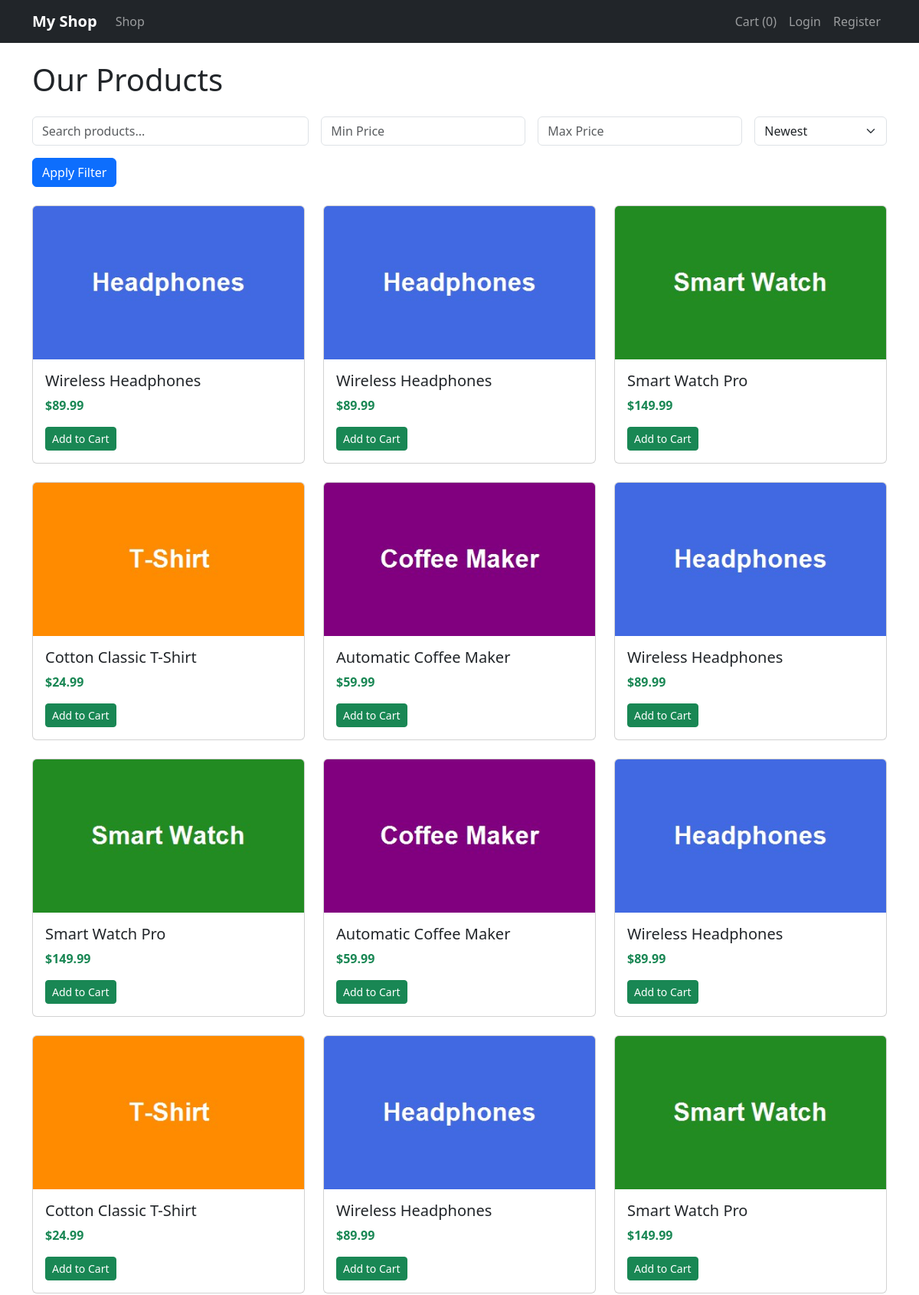
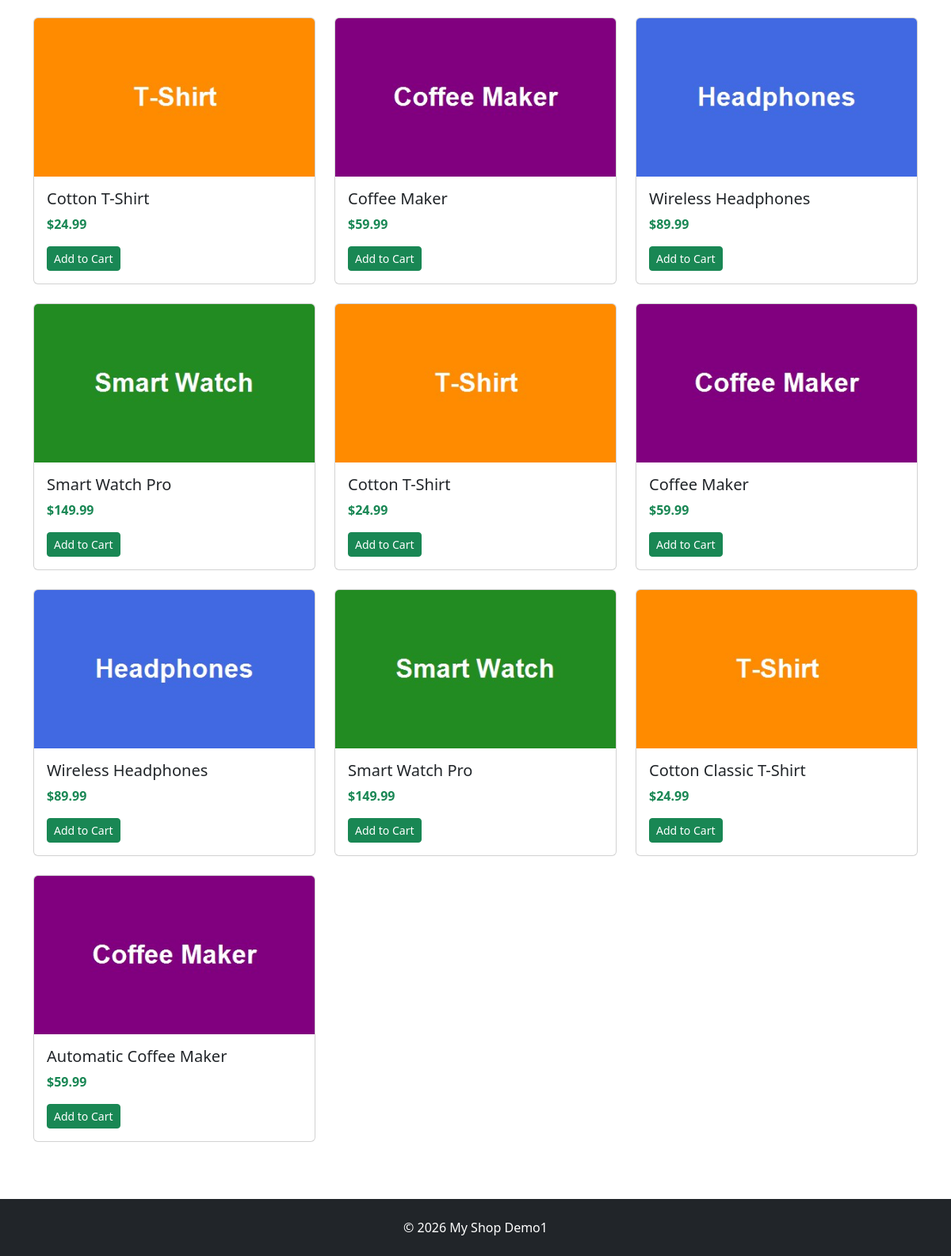
The page / on the database its author committed (2 pictures, top to bottom).
### tables this page shows
CREATE TABLE `products` (
  `id` int(11) NOT NULL,
  `name` varchar(255) NOT NULL,
  `description` text DEFAULT NULL,
  `price` decimal(10,2) NOT NULL,
  `stock` int(11) NOT NULL DEFAULT 0,
  `category_id` int(11) DEFAULT NULL,
  `image` varchar(255) DEFAULT NULL,
  `featured` tinyint(1) DEFAULT 0,
  `created_at` timestamp NOT NULL DEFAULT current_timestamp()
);

### controllers/ProductController.php (called while the page is built, shortened)
<?php
class ProductController {
    public function index() {
        $search = $_GET["search"] ?? "";
        $minPrice = $_GET["min_price"] ?? null;
        $maxPrice = $_GET["max_price"] ?? null;
        $sort = $_GET["sort"] ?? "newest";
        $productModel = new Product();
        $products = $productModel->getAll($search, null, $minPrice, $maxPrice, $sort);
        require "views/products/index.php";
    }
}
?>

### includes/helpers.php (called while the page is built, shortened)
<?php
function isLoggedIn() { return isset($_SESSION["user_id"]); }
function getCart() { return $_SESSION["cart"] ?? []; }
?>

### models/Product.php (called while the page is built, shortened)
<?php
class Product {
    private $pdo;
    public function __construct() { global $pdo; $this->pdo = $pdo; }
    public function getAll($search = "", $categoryId = null, $minPrice = null, $maxPrice = null, $sort = "newest") {
        $sql = "SELECT p.*, c.name as category_name FROM products p
                LEFT JOIN categories c ON p.category_id = c.id WHERE 1=1";
        $params = [];
        switch ($sort) {
            default: $sql .= " ORDER BY p.created_at DESC";
        }
        $stmt = $this->pdo->prepare($sql);
        $stmt->execute($params);
        return $stmt->fetchAll();
    }
}
?>

### views/products/index.php (the view, shortened to what this page needs)
<?php require "views/layouts/header.php"; ?>
<h1 class="mb-4">Our Products</h1>
<form method="GET" class="mb-4">
    <div class="row g-3">
        <div class="col-md-4">
            <input type="text" name="search" class="form-control" placeholder="Search products..." value="<?php echo htmlspecialchars($_GET['search'] ?? ""); ?>">
        </div>
        <div class="col-md-3">
            <input type="number" name="min_price" class="form-control" placeholder="Min Price" value="<?php echo htmlspecialchars($_GET['min_price'] ?? ""); ?>">
        </div>
        <div class="col-md-3">
            <input type="number" name="max_price" class="form-control" placeholder="Max Price" value="<?php echo htmlspecialchars($_GET['max_price'] ?? ""); ?>">
        </div>
        <div class="col-md-2">
            <select name="sort" class="form-select">
                <option value="newest">Newest</option>
            </select>
        </div>
        <div class="col-md-12">
            <button class="btn btn-primary" type="submit">Apply Filter</button>
        </div>
    </div>
</form>
<div class="row">
    <?php foreach ($products as $p): ?>
    <div class="col-md-4 mb-4">
        <div class="card h-100">
            <?php if ($p['image']): ?>
                <a href="<?php echo BASE_URL; ?>index.php?controller=product&action=show&id=<?php echo $p['id']; ?>">
                    <img src="<?php echo BASE_URL; ?>public/uploads/products/<?php echo $p['image']; ?>"
                         class="card-img-top" style="height:200px; object-fit:cover;">
                </a>
            <?php endif; ?>
            <div class="card-body">
                <h5 class="card-title">
                    <a href="<?php echo BASE_URL; ?>index.php?controller=product&action=show&id=<?php echo $p['id']; ?>"
                       class="text-decoration-none text-dark">
                        <?php echo htmlspecialchars($p['name']); ?>
                    </a>
                </h5>
                <p class="text-success fw-bold">$<?php echo number_format($p['price'], 2); ?></p>
                <form method="POST" action="<?php echo BASE_URL; ?>index.php?controller=cart&action=add">
                    <button type="submit" class="btn btn-success btn-sm">Add to Cart</button>
                </form>
            </div>
        </div>
    </div>
    <?php endforeach; ?>
</div>
<?php require "views/layouts/footer.php"; ?>

### index.php (shortened to what this page needs)
<?php
require_once "config/database.php";
require_once "includes/helpers.php";
require_once "models/Product.php";
require_once "controllers/ProductController.php";
$controller = $_GET["controller"] ?? "product";
$action = $_GET["action"] ?? "index";
$ctrlName = ucfirst($controller)."Controller";
if (class_exists($ctrlName)) {
    $ctrl = new $ctrlName();
    if (method_exists($ctrl, $action)) {
        $ctrl->$action();
    } else {
        echo "Action '$action' not found in controller.";
    }
} else {
    echo "Controller '$ctrlName' not found.";
    (new ProductController())->index();
}
?>

### views/layouts/header.php (shortened to what this page needs)
<?php
require_once __DIR__ . "/../../includes/helpers.php";
?>
<!DOCTYPE html>
<html lang="en">
<head>
    <link href="https://cdn.jsdelivr.net/npm/bootstrap@5.3.3/dist/css/bootstrap.min.css" rel="stylesheet">
</head>
<body>
    <nav class="navbar navbar-expand-lg navbar-dark bg-dark">
        <div class="container">
            <a class="navbar-brand fw-bold" href="<?php echo BASE_URL; ?>">My Shop</a>
            <ul class="navbar-nav me-auto">
                <li class="nav-item"><a class="nav-link" href="<?php echo BASE_URL; ?>index.php?controller=product&action=index">Shop</a></li>
            </ul>
            <ul class="navbar-nav align-items-center">
                <li class="nav-item">
                    <a class="nav-link" href="<?php echo BASE_URL; ?>index.php?controller=cart&action=index">
                        Cart (<?php echo count(getCart()); ?>)
                    </a>
                </li>
                <?php if (isLoggedIn()): ?>
                    <li class="nav-item"><a class="nav-link" href="<?php echo BASE_URL; ?>index.php?controller=order&action=index">My Orders</a></li>
                    <li class="nav-item"><a class="nav-link" href="<?php echo BASE_URL; ?>index.php?controller=wishlist&action=index">Wishlist</a></li>
                    <li class="nav-item"><a class="nav-link" href="<?php echo BASE_URL; ?>index.php?controller=auth&action=profile">Profile</a></li>
                    <?php if (isAdmin()): ?>
                        <li class="nav-item"><a class="nav-link" href="<?php echo BASE_URL; ?>index.php?controller=admin&action=dashboard">Admin</a></li>
                    <?php endif; ?>
                    <li class="nav-item"><a class="nav-link text-danger" href="<?php echo BASE_URL; ?>index.php?controller=auth&action=logout">Logout</a></li>
                <?php else: ?>
                    <li class="nav-item"><a class="nav-link" href="<?php echo BASE_URL; ?>index.php?controller=auth&action=login">Login</a></li>
                    <li class="nav-item"><a class="nav-link" href="<?php echo BASE_URL; ?>index.php?controller=auth&action=register">Register</a></li>
                <?php endif; ?>
            </ul>
        </div>
    </nav>
    <div class="container mt-4">

### views/layouts/footer.php (shortened to what this page needs)
    </div>
    <footer class="bg-dark text-white text-center py-4 mt-5">
        <div class="container">&copy; 2026 My Shop Demo1</div>
    </footer>
</body>
</html>

### rows shown on the page
products: image (picture), name "Wireless Headphones", price "89.99"
products: image (picture), name "Wireless Headphones", price "89.99"
products: image (picture), name "Smart Watch Pro", price "149.99"
products: image (picture), name "Cotton Classic T-Shirt", price "24.99"
products: image (picture), name "Automatic Coffee Maker", price "59.99"
products: image (picture), name "Wireless Headphones", price "89.99"
products: image (picture), name "Smart Watch Pro", price "149.99"
products: image (picture), name "Automatic Coffee Maker", price "59.99"
products: image (picture), name "Wireless Headphones", price "89.99"
products: image (picture), name "Cotton Classic T-Shirt", price "24.99"
products: image (picture), name "Wireless Headphones", price "89.99"
products: image (picture), name "Smart Watch Pro", price "149.99"
products: image (picture), name "Cotton T-Shirt", price "24.99"
products: image (picture), name "Coffee Maker", price "59.99"
products: image (picture), name "Wireless Headphones", price "89.99"
products: image (picture), name "Smart Watch Pro", price "149.99"
products: image (picture), name "Cotton T-Shirt", price "24.99"
products: image (picture), name "Coffee Maker", price "59.99"
products: image (picture), name "Wireless Headphones", price "89.99"
products: image (picture), name "Smart Watch Pro", price "149.99"
products: image (picture), name "Cotton Classic T-Shirt", price "24.99"
products: image (picture), name "Automatic Coffee Maker", price "59.99"

### other values the page prints
count(getCart()) "0"
